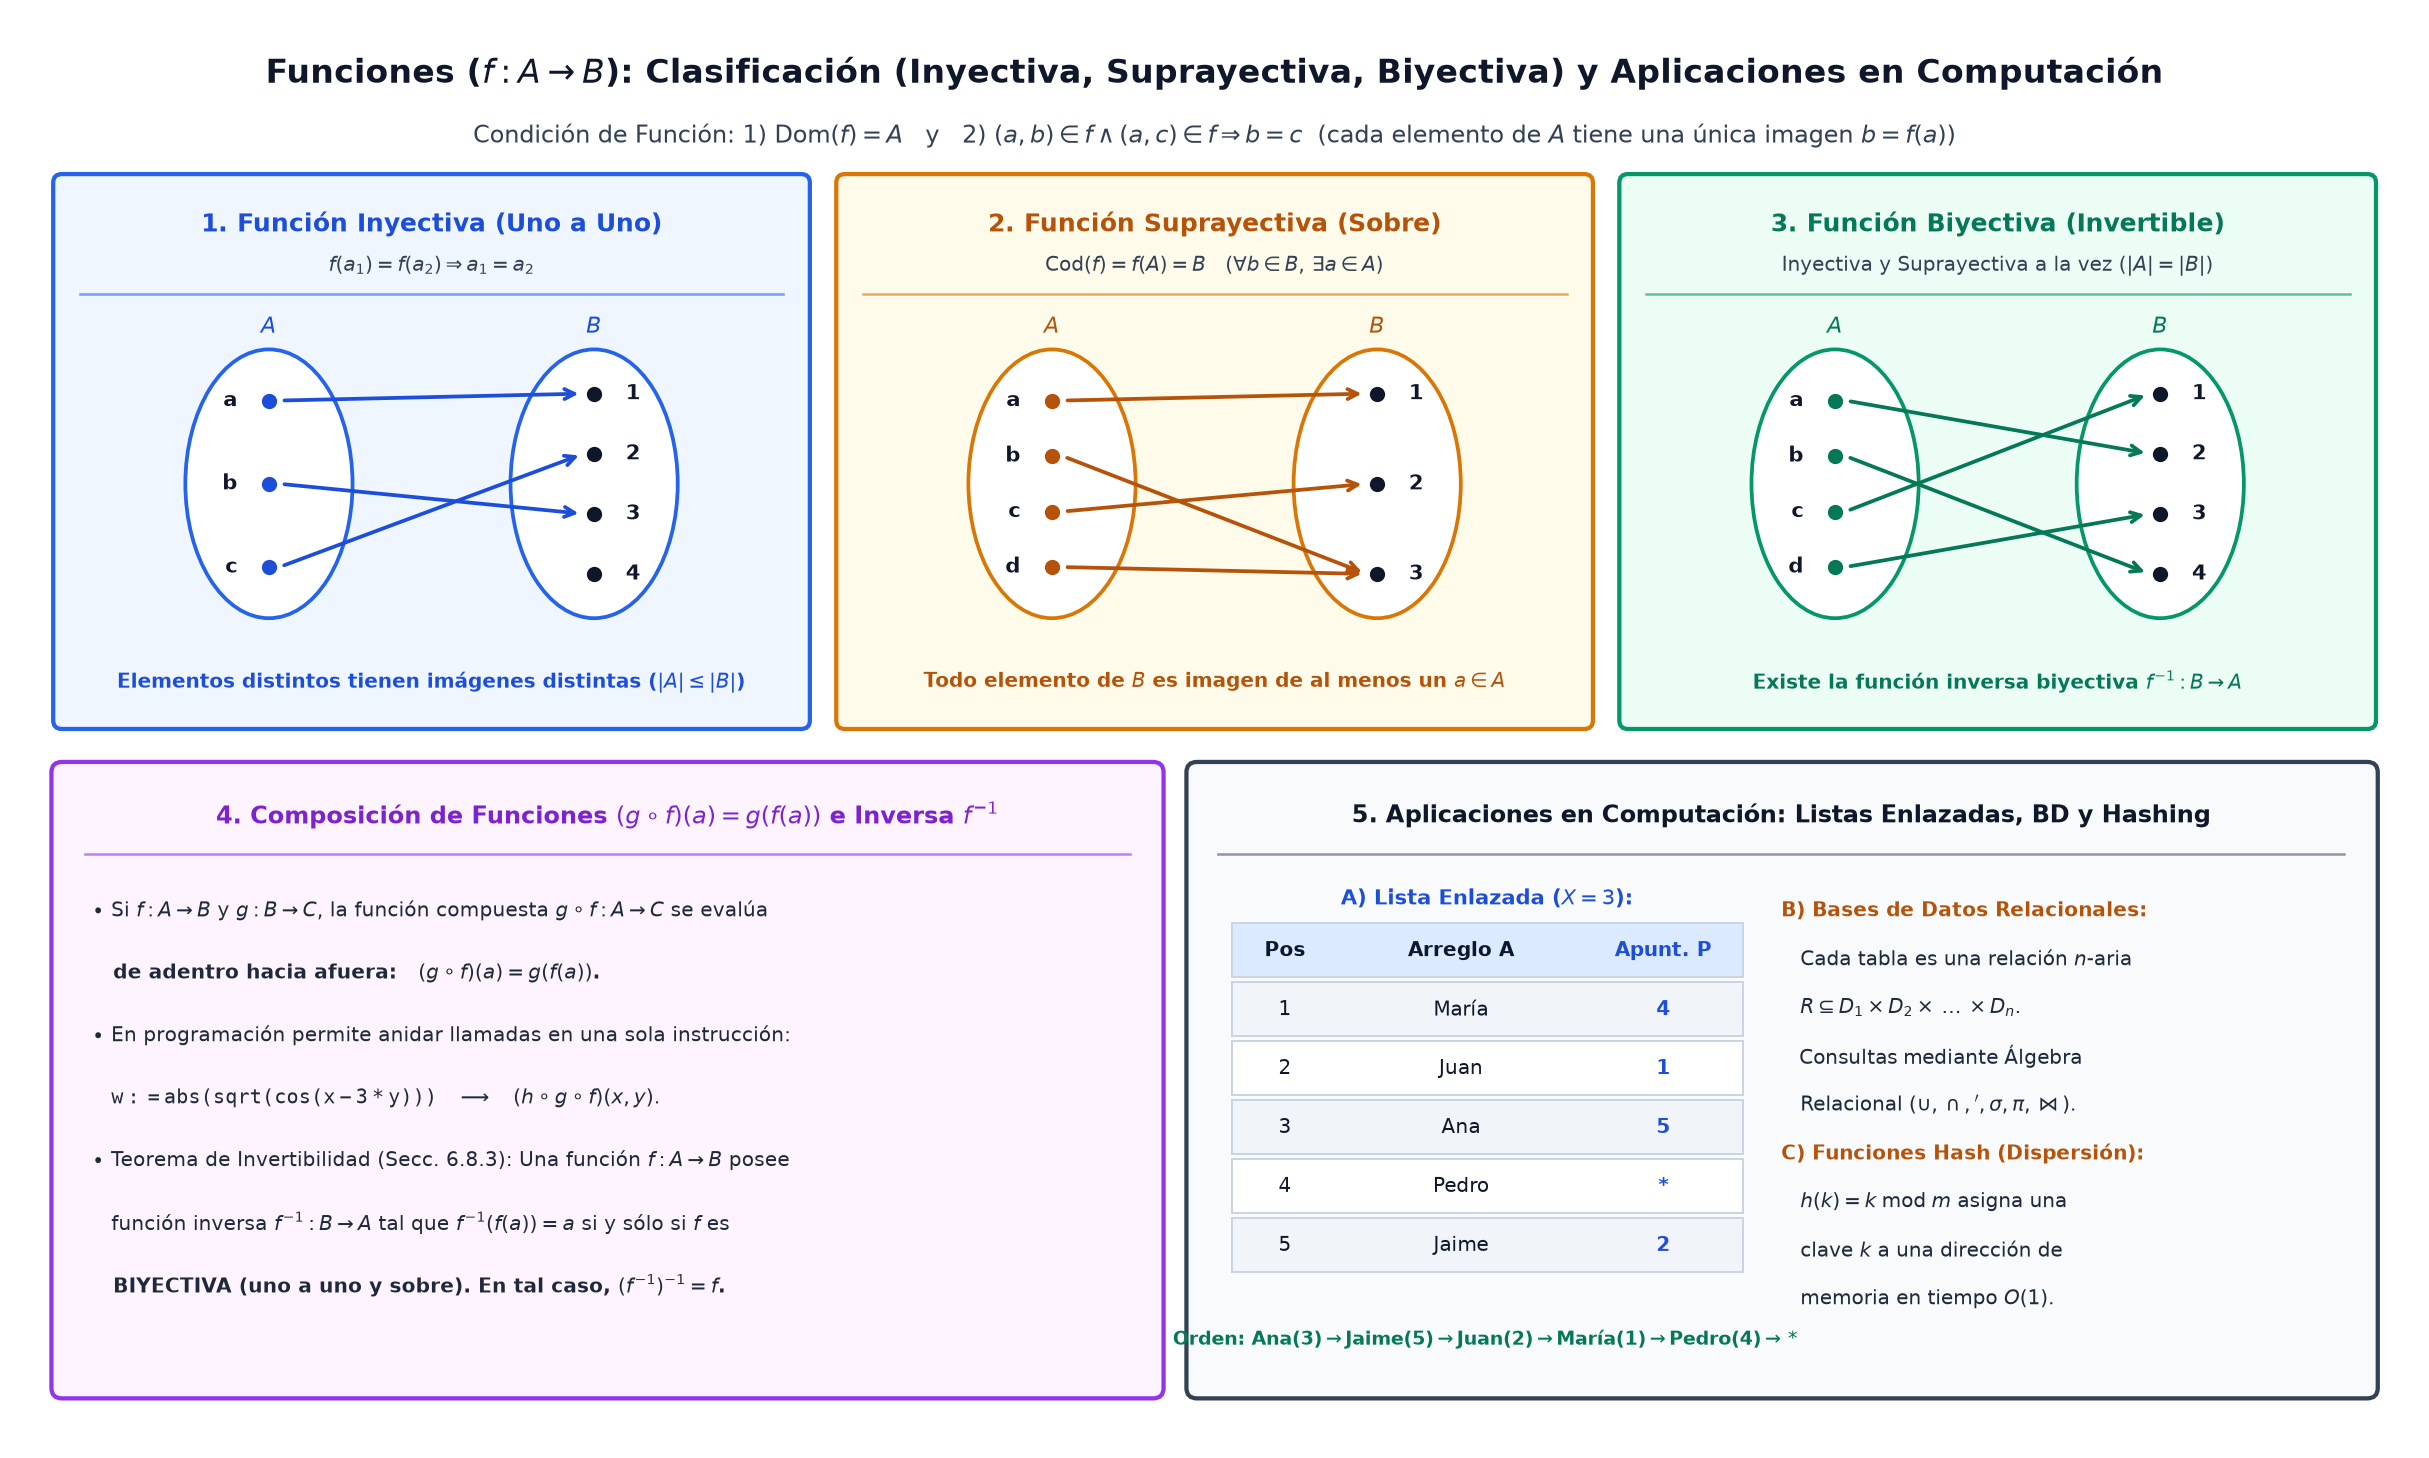

This chart was generated by the following Python code:
import os
import matplotlib.pyplot as plt
import matplotlib.patches as patches


def draw_func_box(ax, x, y, w, h, title, subtitle, a_vals, b_vals, edges, footer, bg, border, t_col):
    rect = patches.FancyBboxPatch((x, y), w, h, boxstyle="round,pad=0.05", facecolor=bg, edgecolor=border, linewidth=1.7)
    ax.add_patch(rect)
    ax.text(x + w / 2, y + h - 0.24, title, ha='center', va='center', fontsize=9.8, fontweight='bold', color=t_col)
    ax.text(x + w / 2, y + h - 0.48, subtitle, ha='center', va='center', fontsize=8.0, color='#334155')
    ax.plot([x + 0.1, x + w - 0.1], [y + h - 0.64, y + h - 0.64], color=border, linewidth=1.0, alpha=0.6)

    # Two ellipses inside
    cx_a = x + w * 0.28
    cx_b = x + w * 0.72
    cy_mid = y + h * 0.44
    el_a = patches.Ellipse((cx_a, cy_mid), 0.95, 1.55, facecolor='#ffffff', edgecolor=border, linewidth=1.5)
    el_b = patches.Ellipse((cx_b, cy_mid), 0.95, 1.55, facecolor='#ffffff', edgecolor=border, linewidth=1.5)
    ax.add_patch(el_a)
    ax.add_patch(el_b)
    ax.text(cx_a, cy_mid + 0.90, r"$A$", ha='center', va='center', fontsize=8.8, fontweight='bold', color=t_col)
    ax.text(cx_b, cy_mid + 0.90, r"$B$", ha='center', va='center', fontsize=8.8, fontweight='bold', color=t_col)

    na = len(a_vals)
    nb = len(b_vals)
    ay = [cy_mid + 0.48 - i * (0.96 / max(na - 1, 1)) for i in range(na)]
    by = [cy_mid + 0.52 - j * (1.04 / max(nb - 1, 1)) for j in range(nb)]

    for i, val in enumerate(a_vals):
        ax.scatter([cx_a], [ay[i]], color=t_col, s=26, zorder=4)
        ax.text(cx_a - 0.18, ay[i], val, ha='right', va='center', fontsize=8.5, fontweight='bold', color='#0f172a')
    for j, val in enumerate(b_vals):
        ax.scatter([cx_b], [by[j]], color='#0f172a', s=26, zorder=4)
        ax.text(cx_b + 0.18, by[j], val, ha='left', va='center', fontsize=8.5, fontweight='bold', color='#0f172a')

    for i_idx, j_idx in edges:
        ax.annotate(
            "", xy=(cx_b - 0.06, by[j_idx]), xytext=(cx_a + 0.06, ay[i_idx]),
            arrowprops=dict(arrowstyle="->", color=t_col, lw=1.5, shrinkA=2, shrinkB=2)
        )

    ax.text(x + w / 2, y + 0.22, footer, ha='center', va='center', fontsize=8.0, fontweight='bold', color=t_col)


def main():
    fig, ax = plt.subplots(figsize=(13.6, 8.2), dpi=180)
    ax.set_xlim(0, 13.6)
    ax.set_ylim(0, 8.2)
    ax.axis('off')

    # Main Title
    ax.text(
        6.8, 7.88,
        r"Funciones ($f: A \to B$): Clasificación (Inyectiva, Suprayectiva, Biyectiva) y Aplicaciones en Computación",
        ha='center', va='center', fontsize=13.4, fontweight='bold', color='#0f172a'
    )
    ax.text(
        6.8, 7.52,
        r"Condición de Función: 1) $\mathrm{Dom}(f) = A$   y   2) $(a, b) \in f \wedge (a, c) \in f \Rightarrow b = c$  (cada elemento de $A$ tiene una única imagen $b = f(a)$)",
        ha='center', va='center', fontsize=9.5, color='#334155'
    )

    # Top Row: 3 Function Types (Ejemplo 6.17 de Jiménez Murillo)
    draw_func_box(
        ax, 0.25, 4.15, 4.2, 3.1,
        "1. Función Inyectiva (Uno a Uno)",
        r"$f(a_1) = f(a_2) \Rightarrow a_1 = a_2$",
        ["a", "b", "c"], ["1", "2", "3", "4"],
        [(0, 0), (1, 2), (2, 1)],
        r"Elementos distintos tienen imágenes distintas ($|A| \leq |B|$)",
        '#eff6ff', '#2563eb', '#1d4ed8'
    )

    draw_func_box(
        ax, 4.7, 4.15, 4.2, 3.1,
        "2. Función Suprayectiva (Sobre)",
        r"$\mathrm{Cod}(f) = f(A) = B \quad (\forall b \in B,\, \exists a \in A)$",
        ["a", "b", "c", "d"], ["1", "2", "3"],
        [(0, 0), (1, 2), (2, 1), (3, 2)],
        r"Todo elemento de $B$ es imagen de al menos un $a \in A$",
        '#fffbeb', '#d97706', '#b45309'
    )

    draw_func_box(
        ax, 9.15, 4.15, 4.2, 3.1,
        "3. Función Biyectiva (Invertible)",
        r"Inyectiva y Suprayectiva a la vez ($|A| = |B|$)",
        ["a", "b", "c", "d"], ["1", "2", "3", "4"],
        [(0, 1), (1, 3), (2, 0), (3, 2)],
        r"Existe la función inversa biyectiva $f^{-1}: B \to A$",
        '#ecfdf5', '#059669', '#047857'
    )

    # Bottom-Left Panel: Composición de Funciones e Inversa
    p_bl = patches.FancyBboxPatch((0.25, 0.3), 6.2, 3.55, boxstyle="round,pad=0.06", facecolor='#fdf4ff', edgecolor='#9333ea', linewidth=1.7)
    ax.add_patch(p_bl)
    ax.text(3.35, 3.60, r"4. Composición de Funciones $(g \circ f)(a) = g(f(a))$ e Inversa $f^{-1}$", ha='center', va='center', fontsize=9.6, fontweight='bold', color='#7e22ce')
    ax.plot([0.38, 6.32], [3.38, 3.38], color='#9333ea', linewidth=1.0, alpha=0.6)

    comp_lines = [
        r"$\bullet$ Si $f: A \to B$ y $g: B \to C$, la función compuesta $g \circ f: A \to C$ se evalúa",
        r"   de adentro hacia afuera:   $(g \circ f)(a) = g(f(a))$.",
        r"$\bullet$ En programación permite anidar llamadas en una sola instrucción:",
        r"   $\mathtt{w := abs(sqrt(cos(x - 3 * y)))}$   $\longrightarrow$   $(h \circ g \circ f)(x, y)$.",
        r"$\bullet$ Teorema de Invertibilidad (Secc. 6.8.3): Una función $f: A \to B$ posee",
        r"   función inversa $f^{-1}: B \to A$ tal que $f^{-1}(f(a)) = a$ si y sólo si $f$ es",
        r"   BIYECTIVA (uno a uno y sobre). En tal caso, $(f^{-1})^{-1} = f$."
    ]
    for idx, ln in enumerate(comp_lines):
        ax.text(0.42, 3.05 - idx * 0.36, ln, ha='left', va='center', fontsize=8.15, fontweight='bold' if idx in (1, 6) else 'normal', color='#1e293b')

    # Bottom-Right Panel: Aplicaciones en Computación (Listas Enlazadas, Bases de Datos y Hashing)
    p_br = patches.FancyBboxPatch((6.7, 0.3), 6.65, 3.55, boxstyle="round,pad=0.06", facecolor='#f8fafc', edgecolor='#334155', linewidth=1.7)
    ax.add_patch(p_br)
    ax.text(10.02, 3.60, "5. Aplicaciones en Computación: Listas Enlazadas, BD y Hashing", ha='center', va='center', fontsize=9.6, fontweight='bold', color='#0f172a')
    ax.plot([6.82, 13.22], [3.38, 3.38], color='#475569', linewidth=1.0, alpha=0.6)

    # Visual mini-table of Linked List from Ejemplo 6.7.1 (Ana -> Jaime -> Juan -> María -> Pedro)
    ax.text(8.35, 3.12, r"A) Lista Enlazada ($X = 3$):", ha='center', va='center', fontsize=8.4, fontweight='bold', color='#1d4ed8')
    ll_rows = [
        ("Pos", "Arreglo A", "Apunt. P"),
        ("1", "María", "4"),
        ("2", "Juan", "1"),
        ("3", "Ana", "5"),
        ("4", "Pedro", "*"),
        ("5", "Jaime", "2"),
    ]
    for r_i, (c1, c2, c3) in enumerate(ll_rows):
        ry = 2.82 - r_i * 0.34
        bg_c = '#dbeafe' if r_i == 0 else ('#f1f5f9' if r_i % 2 == 1 else '#ffffff')
        ax.add_patch(patches.Rectangle((6.9, ry - 0.15), 2.9, 0.31, facecolor=bg_c, edgecolor='#cbd5e1', linewidth=0.8))
        ax.text(7.2, ry, c1, ha='center', va='center', fontsize=7.9, fontweight='bold' if r_i == 0 else 'normal', color='#0f172a')
        ax.text(8.2, ry, c2, ha='center', va='center', fontsize=7.9, fontweight='bold' if r_i == 0 else 'normal', color='#0f172a')
        ax.text(9.35, ry, c3, ha='center', va='center', fontsize=7.9, fontweight='bold', color='#1d4ed8')
    ax.text(8.35, 0.58, r"Orden: Ana(3)$\to$Jaime(5)$\to$Juan(2)$\to$María(1)$\to$Pedro(4)$\to *$", ha='center', va='center', fontsize=7.5, fontweight='bold', color='#047857')

    # Right column inside Bottom-Right Panel: Databases & Hashing
    app_lines = [
        r"B) Bases de Datos Relacionales:",
        r"   Cada tabla es una relación $n$-aria",
        r"   $R \subseteq D_1 \times D_2 \times \dots \times D_n$.",
        r"   Consultas mediante Álgebra",
        r"   Relacional ($\cup, \cap, ', \sigma, \pi, \bowtie$).",
        r"C) Funciones Hash (Dispersión):",
        r"   $h(k) = k \;\mathrm{mod}\; m$ asigna una",
        r"   clave $k$ a una dirección de",
        r"   memoria en tiempo $O(1)$."
    ]
    for idx, ln in enumerate(app_lines):
        ry = 3.05 - idx * 0.28
        w_f = 'bold' if idx in (0, 5) else 'normal'
        c_f = '#b45309' if idx in (0, 5) else '#1e293b'
        ax.text(10.02, ry, ln, ha='left', va='center', fontsize=8.0, fontweight=w_f, color=c_f)

    plt.tight_layout()
    out_path = os.path.join(os.path.abspath(os.path.dirname(__file__)), "clasificacion-y-composicion-de-funciones.png")
    plt.savefig(out_path, dpi=180, bbox_inches='tight', facecolor='white')
    plt.close()


if __name__ == "__main__":
    main()
